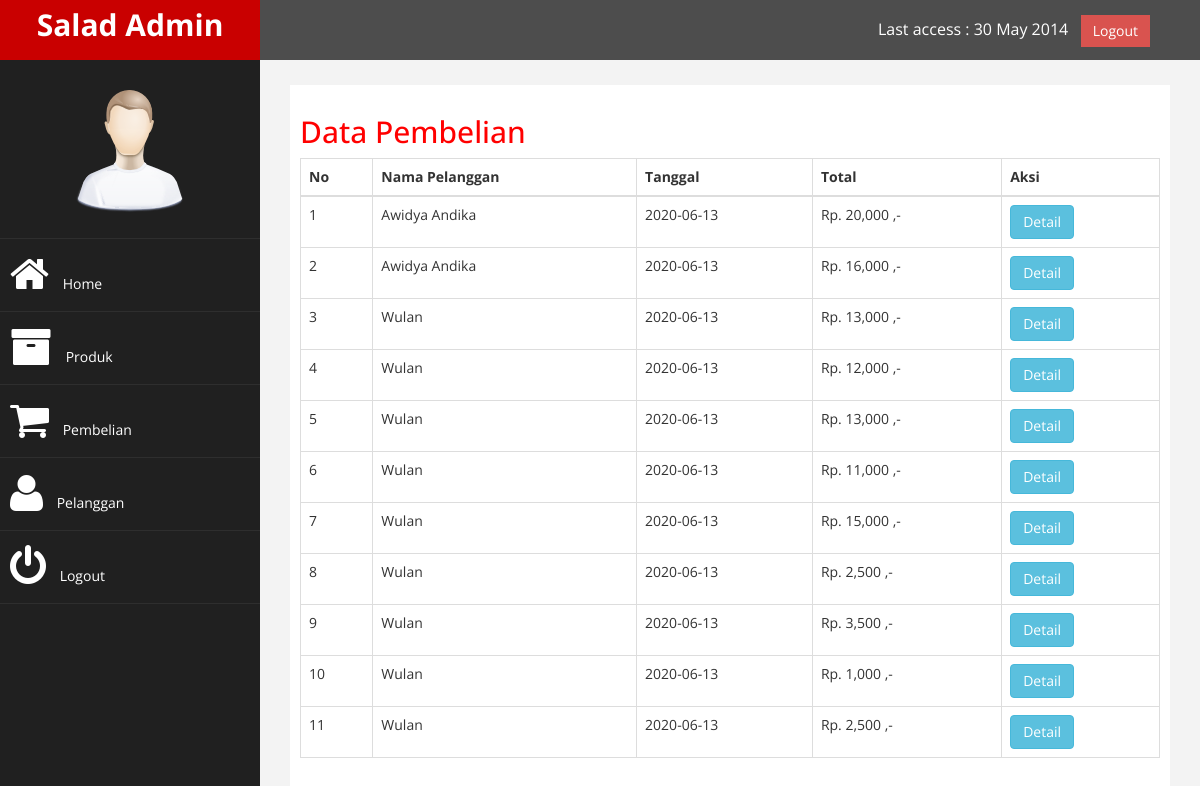
The app's page /admin/index.php?halaman=pembelian (signed in), older data.
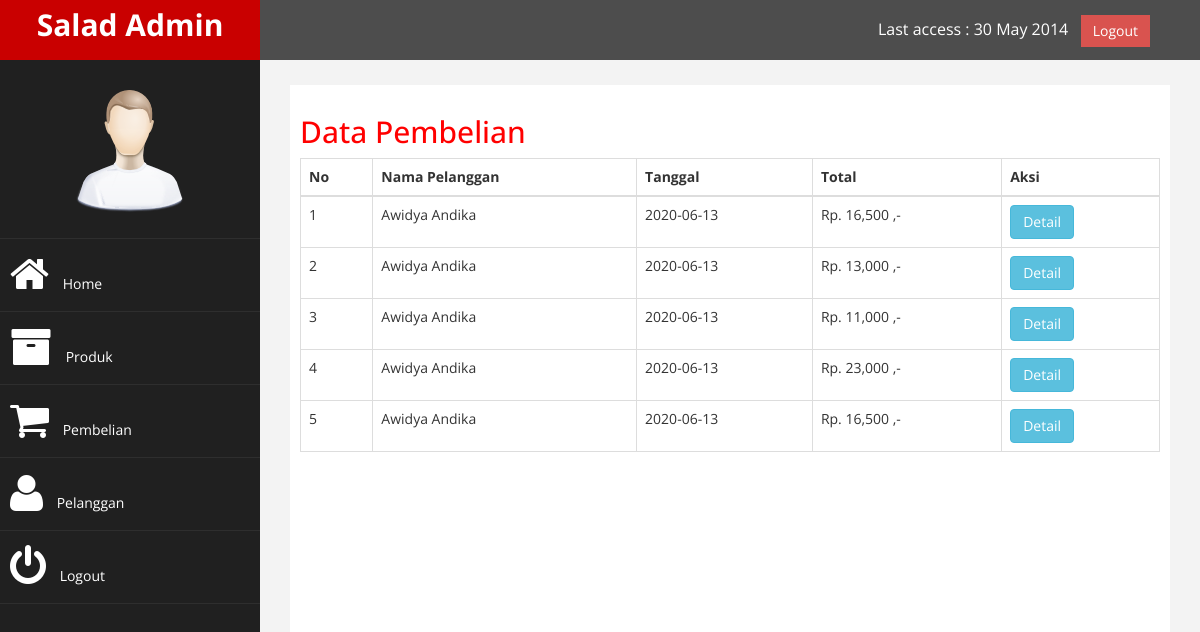
The same page, newer data.
### tables this page shows
CREATE TABLE `pembelian` (
  `id_pembelian` int(11) NOT NULL,
  `id_pelanggan` int(11) NOT NULL,
  `id_ongkir` int(11) NOT NULL,
  `tanggal_pembelian` date NOT NULL,
  `total_pembelian` int(11) NOT NULL,
  `nama_kota` varchar(100) NOT NULL,
  `tarif` int(11) NOT NULL,
  `alamat_pengiriman` text NOT NULL,
  `status_pembelian` varchar(100) NOT NULL DEFAULT 'Pending'
);

CREATE TABLE `pelanggan` (
  `id_pelanggan` int(11) NOT NULL,
  `email_pelanggan` varchar(100) NOT NULL,
  `password_pelanggan` varchar(100) NOT NULL,
  `nama_pelanggan` varchar(100) NOT NULL,
  `telepon_pelanggan` varchar(25) NOT NULL,
  `alamat_pelanggan` varchar(200) NOT NULL
);

### admin/pembelian.php (the view, shortened to what this page needs)
<!DOCTYPE html>
<html>
<head>
</head>
<body>
	<h2>Data Pembelian</h2>
	<table class="table table-bordered">
		<thead>
			<tr>
				<th>No</th>
				<th>Nama Pelanggan</th>
				<th>Tanggal</th>
				<th>Total</th>
				<th>Aksi</th>
			</tr>
		</thead>
		<tbody>
			<?php
				$query = $koneksi->query("SELECT * FROM pembelian JOIN pelanggan
					                      ON pembelian.id_pelanggan = pelanggan.id_pelanggan");
				$nomor = 1;
				while($data = $query->fetch_assoc()){
			?>
			<tr>
				<td><?php echo $nomor; ?></td>
				<td><?php echo $data['nama_pelanggan']; ?></td>
				<td><?php echo $data['tanggal_pembelian']; ?></td>
				<td>Rp. <?php echo number_format($data['total_pembelian']); ?> ,-</td>
				<td>
					<a href="index.php?halaman=detail&id=<?php echo $data['id_pembelian']; ?>" class="btn btn-info">Detail</a>
				</td>
			</tr>
			<?php
				$nomor++;
				}
			?>
		</tbody>
	</table>
</body>
</html>

### admin/index.php (shortened to what this page needs)
<?php
    include '../koneksi.php';
?>
<!DOCTYPE html>
<html xmlns="http://www.w3.org/1999/xhtml">
<head>
    <link href="assets/css/bootstrap.css" rel="stylesheet" />
    <link href="assets/css/font-awesome.css" rel="stylesheet" />
    <link href="assets/js/morris/morris-0.4.3.min.css" rel="stylesheet" />
    <link href="assets/css/custom.css" rel="stylesheet" />
</head>
<body>
    <div id="wrapper">
        <nav class="navbar navbar-default navbar-cls-top " role="navigation" style="margin-bottom: 0">
            <div class="navbar-header">
                <a class="navbar-brand" href="index.html">Salad Admin</a>
            </div>
  <div style="color: white;
padding: 15px 50px 5px 50px;
float: right;
font-size: 16px;"> Last access : 30 May 2014 &nbsp; <a href="logout.php" class="btn btn-danger square-btn-adjust">Logout</a> </div>
        </nav>
                <nav class="navbar-default navbar-side" role="navigation">
            <div class="sidebar-collapse">
                <ul class="nav" id="main-menu">
				<li class="text-center">
                    <img src="assets/img/find_user.png" class="user-image img-responsive"/>
					</li>
                    <li><a href="index.php"><i class="fa fa-home fa-3x"></i> Home</a></li>
                    <li><a href="index.php?halaman=produk"><i class="fa fa-archive fa-3x"></i> Produk</a></li>
                    <li><a href="index.php?halaman=pembelian"><i class="fa fa-shopping-cart fa-3x"></i> Pembelian</a></li>
                    <li><a href="index.php?halaman=pelanggan"><i class="fa fa-user fa-3x"></i> Pelanggan</a></li>
                    <li><a href="index.php?halaman=logout"><i class="fa fa-power-off fa-3x"></i> Logout</a></li>
                </ul>
            </div>
        </nav>
        <div id="page-wrapper" >
            <div id="page-inner">
                <?php
                    if(isset($_GET['halaman'])){
                        if($_GET['halaman']=="produk"){
                            include 'produk.php';
                        }
                        elseif($_GET['halaman']=="pembelian") {
                            include 'pembelian.php';
                        }
                        elseif($_GET['halaman']=="pelanggan") {
                            include 'pelanggan.php';
                        }
                        elseif($_GET['halaman']=='detail'){
                            include 'detail.php';
                        }
                        elseif($_GET['halaman']=='tambah-produk'){
                            include 'tambah-produk.php';
                        }
                        elseif($_GET['halaman']=='tambah-pelanggan'){
                            include 'tambah-pelanggan.php';
                        }
                        elseif($_GET['halaman']=='hapus-produk'){
                            include 'hapus-produk.php';
                        }
                        elseif($_GET['halaman']=='hapus-pelanggan'){
                            include 'hapus-pelanggan.php';
                        }
                        elseif($_GET['halaman']=='ubah-produk'){
                            include 'ubah-produk.php';
                        }
                        elseif($_GET['halaman']=='ubah-pelanggan'){
                            include 'ubah-pelanggan.php';
                        }
                        elseif($_GET['halaman']=='logout'){
                            include 'logout.php';
                        }
                    }
                    else{
                        include 'home.php';
                    }
                ?>
            </div>
            </div>
        </div>
</body>
</html>

### admin/assets/css/custom.css (style rules this page uses)
body { font-family: 'Open Sans', sans-serif; }
#wrapper { width: 100%; background:#202020; }
#page-wrapper { padding: 15px 15px; min-height: 600px; background:#F3F3F3; }
#page-inner { width:100%; margin:10px 20px 10px 0px; background-color:#fff!important; padding:10px; min-height:1200px; }
.text-center { text-align:center; }
h2 { color: #f00; }
.square-btn-adjust { border: 0px solid transparent; -webkit-border-radius: 0px; -moz-border-radius: 0px; border-radius: 0px; }
.user-image { margin: 25px auto; -webkit-border-radius: 10px; -moz-border-radius: 10px; border-radius: 10px; max-height:170px; max-width:170px; }
.navbar-cls-top .navbar-brand { color: #fff; background: #C90000; width: 260px; text-align: center; height: 60px; font-size: 30px; font-weight: 700; }
.sidebar-collapse , .sidebar-collapse .nav { background:none; }
.sidebar-collapse .nav { padding:0; }
.sidebar-collapse .nav > li > a { color:#fff; background:#202020; text-shadow:none; }
.sidebar-collapse > .nav > li > a { padding:15px 10px; }
.sidebar-collapse > .nav > li { border-bottom: 1px solid rgba(107, 108, 109, 0.19); }
.navbar-side { border:none; background-color: #202020; }
.navbar-cls-top { background:#4D4D4D; border-bottom:none; }
.navbar-default { border:0px solid black; }
.navbar-header { background: #A70303; }
.nav > li > a > i { margin-right:10px; }
@media (min-width:768px) { #page-wrapper { margin: 0 0 0 260px; padding: 15px 30px; min-height: 1200px; } }
@media (min-width:768px) { .navbar-side { z-index: 1; position: absolute; width: 260px; } }
@media (min-width:768px) { .navbar { border-radius: 0px; } }

Row changes from the older to the newer data that the page shows:
removed pembelian: id_pelanggan.nama_pelanggan "Awidya Andika", tanggal_pembelian "2020-06-13", total_pembelian "20,000"
removed pembelian: id_pelanggan.nama_pelanggan "Awidya Andika", tanggal_pembelian "2020-06-13", total_pembelian "16,000"
removed pembelian: id_pelanggan.nama_pelanggan "Wulan", tanggal_pembelian "2020-06-13", total_pembelian "13,000"
removed pembelian: id_pelanggan.nama_pelanggan "Wulan", tanggal_pembelian "2020-06-13", total_pembelian "12,000"
removed pembelian: id_pelanggan.nama_pelanggan "Wulan", tanggal_pembelian "2020-06-13", total_pembelian "13,000"
removed pembelian: id_pelanggan.nama_pelanggan "Wulan", tanggal_pembelian "2020-06-13", total_pembelian "11,000"
removed pembelian: id_pelanggan.nama_pelanggan "Wulan", tanggal_pembelian "2020-06-13", total_pembelian "15,000"
removed pembelian: id_pelanggan.nama_pelanggan "Wulan", tanggal_pembelian "2020-06-13", total_pembelian "2,500"
removed pembelian: id_pelanggan.nama_pelanggan "Wulan", tanggal_pembelian "2020-06-13", total_pembelian "3,500"
removed pembelian: id_pelanggan.nama_pelanggan "Wulan", tanggal_pembelian "2020-06-13", total_pembelian "1,000"
removed pembelian: id_pelanggan.nama_pelanggan "Wulan", tanggal_pembelian "2020-06-13", total_pembelian "2,500"
added pembelian: id_pelanggan.nama_pelanggan "Awidya Andika", tanggal_pembelian "2020-06-13", total_pembelian "16,500"
added pembelian: id_pelanggan.nama_pelanggan "Awidya Andika", tanggal_pembelian "2020-06-13", total_pembelian "13,000"
added pembelian: id_pelanggan.nama_pelanggan "Awidya Andika", tanggal_pembelian "2020-06-13", total_pembelian "11,000"
added pembelian: id_pelanggan.nama_pelanggan "Awidya Andika", tanggal_pembelian "2020-06-13", total_pembelian "23,000"
added pembelian: id_pelanggan.nama_pelanggan "Awidya Andika", tanggal_pembelian "2020-06-13", total_pembelian "16,500"
